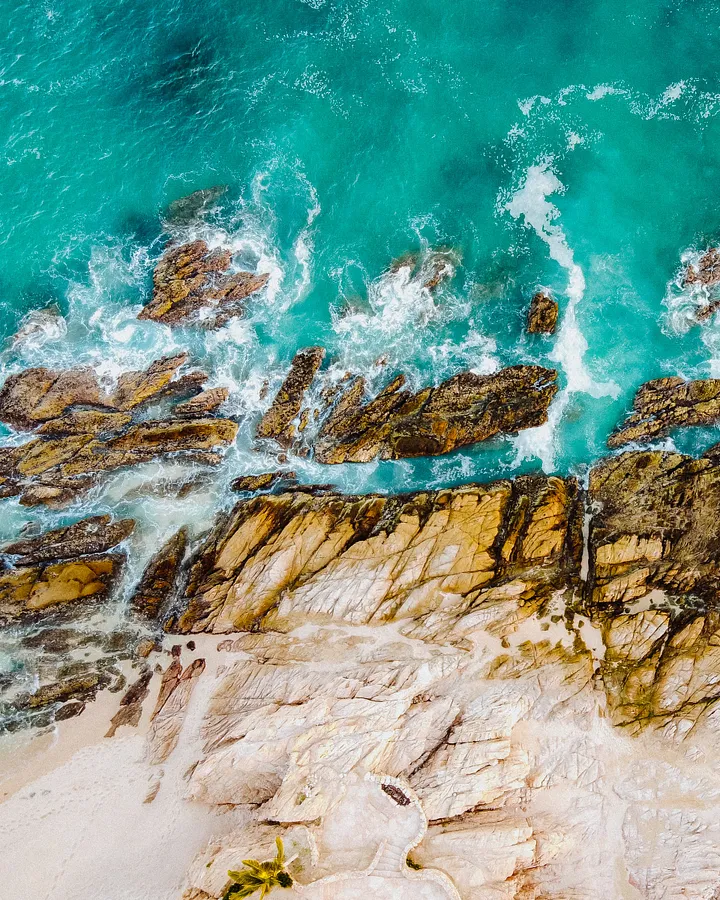
#> input picture basic/testimage.jpeg, 720 x 900 px
$ python translate.py
#> lines starting #> are read from the running program, lines starting #| are printed output that depends on the picture
import cv2
import numpy as np

FILE_NAME = 'testimage.jpeg'
# Create translation matrix.
# If the shift is (x, y) then matrix would be
# M = [1 0 x]
#	 [0 1 y]
# Let's shift by (100, 50).
M = np.float32([[1, 0, 100], [0, 1, 50]])

try:

	# Read image from disk.
	img = cv2.imread(FILE_NAME)
#> img is the input picture: shape (900, 720, 3); mean B, G, R 140.8, 153.8, 116.1
	(rows, cols) = img.shape[:2]
#> rows = 900; cols = 720

	# warpAffine does appropriate shifting given the
	# translation matrix.
	res = cv2.warpAffine(img, M, (cols, rows))
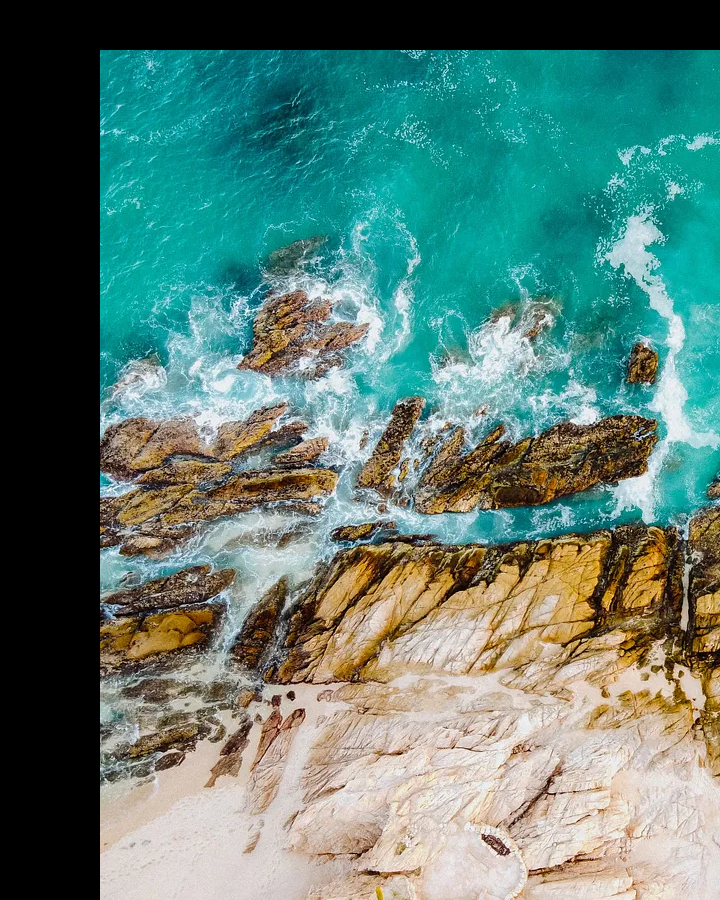
#> res: shape (900, 720, 3); mean B, G, R 115, 124.6, 91.7

	# Write image back to disk.
	cv2.imshow("Result",res)
	cv2.waitKey(0)

except IOError:
	print ('Error while reading files !!!')
